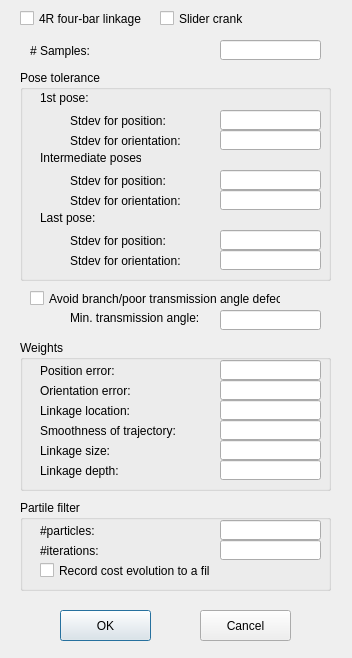
<?xml version="1.0" encoding="UTF-8"?>
<ui version="4.0">
 <class>LinkageSynthesisOptionDialog</class>
 <widget class="QDialog" name="LinkageSynthesisOptionDialog">
  <property name="geometry">
   <rect>
    <x>0</x>
    <y>0</y>
    <width>352</width>
    <height>658</height>
   </rect>
  </property>
  <property name="windowTitle">
   <string>Synthesis Options</string>
  </property>
  <widget class="QLabel" name="label">
   <property name="geometry">
    <rect>
     <x>30</x>
     <y>40</y>
     <width>61</width>
     <height>21</height>
    </rect>
   </property>
   <property name="text">
    <string># Samples:</string>
   </property>
  </widget>
  <widget class="QLineEdit" name="lineEditNumSamples">
   <property name="geometry">
    <rect>
     <x>220</x>
     <y>40</y>
     <width>101</width>
     <height>20</height>
    </rect>
   </property>
  </widget>
  <widget class="QCheckBox" name="checkBoxAvoidBranchDefect">
   <property name="geometry">
    <rect>
     <x>30</x>
     <y>290</y>
     <width>251</width>
     <height>17</height>
    </rect>
   </property>
   <property name="text">
    <string>Avoid branch/poor transmission angle defect</string>
   </property>
  </widget>
  <widget class="QPushButton" name="pushButtonOK">
   <property name="geometry">
    <rect>
     <x>60</x>
     <y>610</y>
     <width>91</width>
     <height>31</height>
    </rect>
   </property>
   <property name="text">
    <string>OK</string>
   </property>
  </widget>
  <widget class="QPushButton" name="pushButtonCancel">
   <property name="geometry">
    <rect>
     <x>200</x>
     <y>610</y>
     <width>91</width>
     <height>31</height>
    </rect>
   </property>
   <property name="text">
    <string>Cancel</string>
   </property>
  </widget>
  <widget class="QGroupBox" name="groupBox">
   <property name="geometry">
    <rect>
     <x>20</x>
     <y>70</y>
     <width>311</width>
     <height>211</height>
    </rect>
   </property>
   <property name="title">
    <string>Pose tolerance</string>
   </property>
   <widget class="QLabel" name="label_2">
    <property name="geometry">
     <rect>
      <x>50</x>
      <y>40</y>
      <width>131</width>
      <height>21</height>
     </rect>
    </property>
    <property name="text">
     <string>Stdev for position:</string>
    </property>
   </widget>
   <widget class="QLineEdit" name="lineEditStdDevPositionFirst">
    <property name="geometry">
     <rect>
      <x>200</x>
      <y>40</y>
      <width>101</width>
      <height>20</height>
     </rect>
    </property>
   </widget>
   <widget class="QLabel" name="label_6">
    <property name="geometry">
     <rect>
      <x>50</x>
      <y>100</y>
      <width>101</width>
      <height>21</height>
     </rect>
    </property>
    <property name="text">
     <string>Stdev for position:</string>
    </property>
   </widget>
   <widget class="QLineEdit" name="lineEditStdDevPositionMiddle">
    <property name="geometry">
     <rect>
      <x>200</x>
      <y>100</y>
      <width>101</width>
      <height>20</height>
     </rect>
    </property>
   </widget>
   <widget class="QLabel" name="label_7">
    <property name="geometry">
     <rect>
      <x>50</x>
      <y>160</y>
      <width>131</width>
      <height>21</height>
     </rect>
    </property>
    <property name="text">
     <string>Stdev for position:</string>
    </property>
   </widget>
   <widget class="QLineEdit" name="lineEditStdDevPositionLast">
    <property name="geometry">
     <rect>
      <x>200</x>
      <y>160</y>
      <width>101</width>
      <height>20</height>
     </rect>
    </property>
   </widget>
   <widget class="QLabel" name="label_8">
    <property name="geometry">
     <rect>
      <x>20</x>
      <y>20</y>
      <width>51</width>
      <height>16</height>
     </rect>
    </property>
    <property name="text">
     <string>1st pose:</string>
    </property>
   </widget>
   <widget class="QLabel" name="label_9">
    <property name="geometry">
     <rect>
      <x>50</x>
      <y>60</y>
      <width>131</width>
      <height>21</height>
     </rect>
    </property>
    <property name="text">
     <string>Stdev for orientation:</string>
    </property>
   </widget>
   <widget class="QLineEdit" name="lineEditStdDevOrientationFirst">
    <property name="geometry">
     <rect>
      <x>200</x>
      <y>60</y>
      <width>101</width>
      <height>20</height>
     </rect>
    </property>
   </widget>
   <widget class="QLabel" name="label_10">
    <property name="geometry">
     <rect>
      <x>20</x>
      <y>80</y>
      <width>101</width>
      <height>16</height>
     </rect>
    </property>
    <property name="text">
     <string>Intermediate poses:</string>
    </property>
   </widget>
   <widget class="QLabel" name="label_11">
    <property name="geometry">
     <rect>
      <x>50</x>
      <y>120</y>
      <width>121</width>
      <height>21</height>
     </rect>
    </property>
    <property name="text">
     <string>Stdev for orientation:</string>
    </property>
   </widget>
   <widget class="QLineEdit" name="lineEditStdDevOrientationMiddle">
    <property name="geometry">
     <rect>
      <x>200</x>
      <y>120</y>
      <width>101</width>
      <height>20</height>
     </rect>
    </property>
   </widget>
   <widget class="QLabel" name="label_12">
    <property name="geometry">
     <rect>
      <x>20</x>
      <y>140</y>
      <width>101</width>
      <height>16</height>
     </rect>
    </property>
    <property name="text">
     <string>Last pose:</string>
    </property>
   </widget>
   <widget class="QLabel" name="label_13">
    <property name="geometry">
     <rect>
      <x>50</x>
      <y>180</y>
      <width>131</width>
      <height>21</height>
     </rect>
    </property>
    <property name="text">
     <string>Stdev for orientation:</string>
    </property>
   </widget>
   <widget class="QLineEdit" name="lineEditStdDevOrientationLast">
    <property name="geometry">
     <rect>
      <x>200</x>
      <y>180</y>
      <width>101</width>
      <height>20</height>
     </rect>
    </property>
   </widget>
  </widget>
  <widget class="QGroupBox" name="groupBox_2">
   <property name="geometry">
    <rect>
     <x>20</x>
     <y>340</y>
     <width>311</width>
     <height>151</height>
    </rect>
   </property>
   <property name="title">
    <string>Weights</string>
   </property>
   <widget class="QLabel" name="label_3">
    <property name="geometry">
     <rect>
      <x>20</x>
      <y>20</y>
      <width>111</width>
      <height>21</height>
     </rect>
    </property>
    <property name="text">
     <string>Position error:</string>
    </property>
   </widget>
   <widget class="QLineEdit" name="lineEditPositionErrorWeight">
    <property name="geometry">
     <rect>
      <x>200</x>
      <y>20</y>
      <width>101</width>
      <height>20</height>
     </rect>
    </property>
   </widget>
   <widget class="QLabel" name="label_4">
    <property name="geometry">
     <rect>
      <x>20</x>
      <y>80</y>
      <width>161</width>
      <height>21</height>
     </rect>
    </property>
    <property name="text">
     <string>Smoothness of trajectory:</string>
    </property>
   </widget>
   <widget class="QLineEdit" name="lineEditTrajectoryWeight">
    <property name="geometry">
     <rect>
      <x>200</x>
      <y>80</y>
      <width>101</width>
      <height>20</height>
     </rect>
    </property>
   </widget>
   <widget class="QLabel" name="label_5">
    <property name="geometry">
     <rect>
      <x>20</x>
      <y>100</y>
      <width>121</width>
      <height>21</height>
     </rect>
    </property>
    <property name="text">
     <string>Linkage size:</string>
    </property>
   </widget>
   <widget class="QLineEdit" name="lineEditSizeWeight">
    <property name="geometry">
     <rect>
      <x>200</x>
      <y>100</y>
      <width>101</width>
      <height>20</height>
     </rect>
    </property>
   </widget>
   <widget class="QLabel" name="label_14">
    <property name="geometry">
     <rect>
      <x>20</x>
      <y>40</y>
      <width>111</width>
      <height>21</height>
     </rect>
    </property>
    <property name="text">
     <string>Orientation error:</string>
    </property>
   </widget>
   <widget class="QLineEdit" name="lineEditOrientationErrorWeight">
    <property name="geometry">
     <rect>
      <x>200</x>
      <y>40</y>
      <width>101</width>
      <height>20</height>
     </rect>
    </property>
   </widget>
   <widget class="QLabel" name="label_15">
    <property name="geometry">
     <rect>
      <x>20</x>
      <y>60</y>
      <width>111</width>
      <height>21</height>
     </rect>
    </property>
    <property name="text">
     <string>Linkage location:</string>
    </property>
   </widget>
   <widget class="QLineEdit" name="lineEditLinkageLocationWeight">
    <property name="geometry">
     <rect>
      <x>200</x>
      <y>60</y>
      <width>101</width>
      <height>20</height>
     </rect>
    </property>
   </widget>
   <widget class="QLineEdit" name="lineEditLinkageDepthWeight">
    <property name="geometry">
     <rect>
      <x>200</x>
      <y>120</y>
      <width>101</width>
      <height>20</height>
     </rect>
    </property>
   </widget>
   <widget class="QLabel" name="label_18">
    <property name="geometry">
     <rect>
      <x>20</x>
      <y>120</y>
      <width>121</width>
      <height>21</height>
     </rect>
    </property>
    <property name="text">
     <string>Linkage depth:</string>
    </property>
   </widget>
  </widget>
  <widget class="QGroupBox" name="groupBox_3">
   <property name="geometry">
    <rect>
     <x>20</x>
     <y>500</y>
     <width>311</width>
     <height>91</height>
    </rect>
   </property>
   <property name="title">
    <string>Partile filter</string>
   </property>
   <widget class="QLabel" name="label_16">
    <property name="geometry">
     <rect>
      <x>20</x>
      <y>20</y>
      <width>111</width>
      <height>21</height>
     </rect>
    </property>
    <property name="text">
     <string>#particles:</string>
    </property>
   </widget>
   <widget class="QLabel" name="label_17">
    <property name="geometry">
     <rect>
      <x>20</x>
      <y>40</y>
      <width>111</width>
      <height>21</height>
     </rect>
    </property>
    <property name="text">
     <string>#iterations:</string>
    </property>
   </widget>
   <widget class="QLineEdit" name="lineEditNumParticles">
    <property name="geometry">
     <rect>
      <x>200</x>
      <y>20</y>
      <width>101</width>
      <height>20</height>
     </rect>
    </property>
   </widget>
   <widget class="QLineEdit" name="lineEditNumIterations">
    <property name="geometry">
     <rect>
      <x>200</x>
      <y>40</y>
      <width>101</width>
      <height>20</height>
     </rect>
    </property>
   </widget>
   <widget class="QCheckBox" name="checkBoxRecordFile">
    <property name="geometry">
     <rect>
      <x>20</x>
      <y>60</y>
      <width>171</width>
      <height>21</height>
     </rect>
    </property>
    <property name="text">
     <string>Record cost evolution to a file</string>
    </property>
   </widget>
  </widget>
  <widget class="QLineEdit" name="lineEditMinTransmissionAngle">
   <property name="geometry">
    <rect>
     <x>220</x>
     <y>310</y>
     <width>101</width>
     <height>20</height>
    </rect>
   </property>
  </widget>
  <widget class="QLabel" name="label_19">
   <property name="geometry">
    <rect>
     <x>70</x>
     <y>310</y>
     <width>131</width>
     <height>16</height>
    </rect>
   </property>
   <property name="text">
    <string>Min. transmission angle:</string>
   </property>
  </widget>
  <widget class="QCheckBox" name="checkBox4RLinkage">
   <property name="geometry">
    <rect>
     <x>20</x>
     <y>10</y>
     <width>131</width>
     <height>17</height>
    </rect>
   </property>
   <property name="text">
    <string>4R four-bar linkage</string>
   </property>
  </widget>
  <widget class="QCheckBox" name="checkBoxSliderCrank">
   <property name="geometry">
    <rect>
     <x>160</x>
     <y>10</y>
     <width>131</width>
     <height>17</height>
    </rect>
   </property>
   <property name="text">
    <string>Slider crank</string>
   </property>
  </widget>
 </widget>
 <layoutdefault spacing="6" margin="11"/>
 <resources/>
 <connections/>
</ui>
